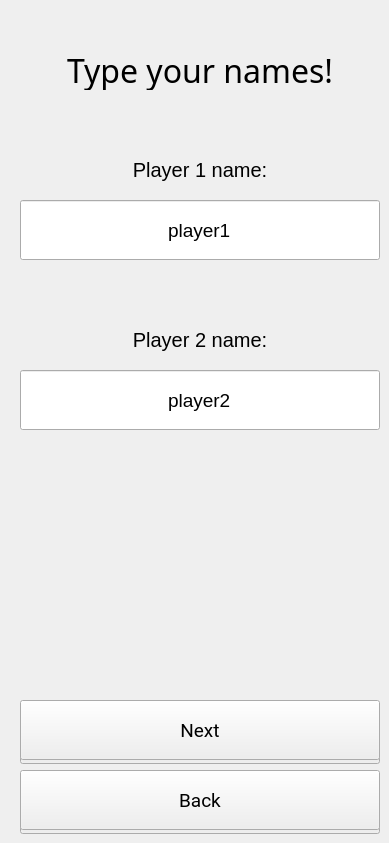
    <widget class="QWidget" name="friendMenu">
     <widget class="QPushButton" name="buttonFriendBack">
      <property name="geometry">
       <rect>
        <x>20</x>
        <y>770</y>
        <width>360</width>
        <height>60</height>
       </rect>
      </property>
      <property name="font">
       <font>
        <family>Roboto</family>
        <pointsize>14</pointsize>
       </font>
      </property>
      <property name="text">
       <string>Back</string>
      </property>
     </widget>
     <widget class="QPushButton" name="buttonFriendNextShadow">
      <property name="geometry">
       <rect>
        <x>20</x>
        <y>704</y>
        <width>360</width>
        <height>60</height>
       </rect>
      </property>
      <property name="font">
       <font>
        <family>Roboto</family>
        <pointsize>14</pointsize>
       </font>
      </property>
      <property name="text">
       <string/>
      </property>
     </widget>
     <widget class="QPushButton" name="buttonFriendNext">
      <property name="geometry">
       <rect>
        <x>20</x>
        <y>700</y>
        <width>360</width>
        <height>60</height>
       </rect>
      </property>
      <property name="font">
       <font>
        <family>Roboto</family>
        <pointsize>14</pointsize>
       </font>
      </property>
      <property name="text">
       <string>Next</string>
      </property>
     </widget>
     <widget class="QPushButton" name="buttonFriendBackShadow">
      <property name="geometry">
       <rect>
        <x>20</x>
        <y>774</y>
        <width>360</width>
        <height>60</height>
       </rect>
      </property>
      <property name="font">
       <font>
        <family>Roboto</family>
        <pointsize>14</pointsize>
       </font>
      </property>
      <property name="text">
       <string/>
      </property>
     </widget>
     <widget class="QLabel" name="txtFriend">
      <property name="geometry">
       <rect>
        <x>20</x>
        <y>50</y>
        <width>360</width>
        <height>40</height>
       </rect>
      </property>
      <property name="font">
       <font>
        <family>LEMON MILK</family>
        <pointsize>24</pointsize>
       </font>
      </property>
      <property name="text">
       <string>Type your names!</string>
      </property>
      <property name="alignment">
       <set>Qt::AlignmentFlag::AlignCenter</set>
      </property>
     </widget>
     <widget class="QLineEdit" name="lineP1Name">
      <property name="geometry">
       <rect>
        <x>20</x>
        <y>200</y>
        <width>360</width>
        <height>60</height>
       </rect>
      </property>
      <property name="sizePolicy">
       <sizepolicy hsizetype="Expanding" vsizetype="Fixed">
        <horstretch>0</horstretch>
        <verstretch>0</verstretch>
       </sizepolicy>
      </property>
      <property name="font">
       <font>
        <pointsize>14</pointsize>
       </font>
      </property>
      <property name="text">
       <string>player1</string>
      </property>
      <property name="alignment">
       <set>Qt::AlignmentFlag::AlignCenter</set>
      </property>
     </widget>
     <widget class="QLabel" name="txtP1Name">
      <property name="geometry">
       <rect>
        <x>20</x>
        <y>140</y>
        <width>360</width>
        <height>60</height>
       </rect>
      </property>
      <property name="font">
       <font>
        <pointsize>15</pointsize>
       </font>
      </property>
      <property name="text">
       <string>Player 1 name:</string>
      </property>
      <property name="alignment">
       <set>Qt::AlignmentFlag::AlignCenter</set>
      </property>
     </widget>
     <widget class="QLineEdit" name="lineP2Name">
      <property name="geometry">
       <rect>
        <x>20</x>
        <y>370</y>
        <width>360</width>
        <height>60</height>
       </rect>
      </property>
      <property name="sizePolicy">
       <sizepolicy hsizetype="Expanding" vsizetype="Fixed">
        <horstretch>0</horstretch>
        <verstretch>0</verstretch>
       </sizepolicy>
      </property>
      <property name="font">
       <font>
        <pointsize>14</pointsize>
       </font>
      </property>
      <property name="text">
       <string>player2</string>
      </property>
      <property name="alignment">
       <set>Qt::AlignmentFlag::AlignCenter</set>
      </property>
     </widget>
     <widget class="QLabel" name="txtP2Name">
      <property name="geometry">
       <rect>
        <x>20</x>
        <y>310</y>
        <width>360</width>
        <height>60</height>
       </rect>
      </property>
      <property name="font">
       <font>
        <pointsize>15</pointsize>
       </font>
      </property>
      <property name="text">
       <string>Player 2 name:</string>
      </property>
      <property name="alignment">
       <set>Qt::AlignmentFlag::AlignCenter</set>
      </property>
     </widget>
     <zorder>buttonFriendNextShadow</zorder>
     <zorder>buttonFriendNext</zorder>
     <zorder>buttonFriendBackShadow</zorder>
     <zorder>buttonFriendBack</zorder>
     <zorder>txtFriend</zorder>
     <zorder>lineP1Name</zorder>
     <zorder>txtP1Name</zorder>
     <zorder>lineP2Name</zorder>
     <zorder>txtP2Name</zorder>
    </widget>
